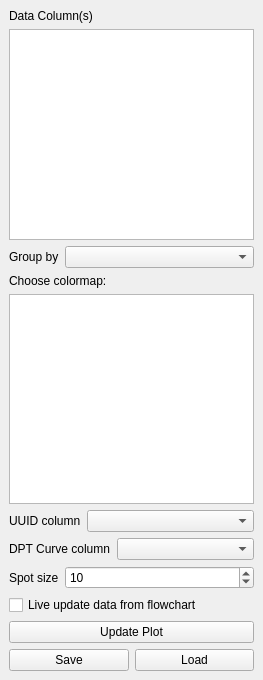
<?xml version="1.0" encoding="UTF-8"?>
<ui version="4.0">
 <class>ControlWidget</class>
 <widget class="QDockWidget" name="ControlWidget">
  <property name="geometry">
   <rect>
    <x>0</x>
    <y>0</y>
    <width>263</width>
    <height>680</height>
   </rect>
  </property>
  <property name="windowTitle">
   <string>Co&amp;ntrols</string>
  </property>
  <widget class="QWidget" name="dockWidgetContents">
   <layout class="QVBoxLayout" name="verticalLayout">
    <item>
     <widget class="QLabel" name="label">
      <property name="text">
       <string>Data Column(s)</string>
      </property>
     </widget>
    </item>
    <item>
     <widget class="ListWidget" name="listWidgetDataColumns"/>
    </item>
    <item>
     <layout class="QHBoxLayout" name="horizontalLayout">
      <item>
       <widget class="QLabel" name="label_2">
        <property name="text">
         <string>Group by</string>
        </property>
       </widget>
      </item>
      <item>
       <widget class="ComboBox" name="comboBoxGroupBy">
        <property name="sizePolicy">
         <sizepolicy hsizetype="MinimumExpanding" vsizetype="Fixed">
          <horstretch>0</horstretch>
          <verstretch>0</verstretch>
         </sizepolicy>
        </property>
       </widget>
      </item>
     </layout>
    </item>
    <item>
     <widget class="QLabel" name="label_7">
      <property name="text">
       <string>Choose colormap:</string>
      </property>
     </widget>
    </item>
    <item>
     <widget class="ColormapListWidget" name="listWidgetColormap"/>
    </item>
    <item>
     <layout class="QHBoxLayout" name="horizontalLayout_2">
      <item>
       <widget class="QLabel" name="label_4">
        <property name="text">
         <string>UUID column</string>
        </property>
       </widget>
      </item>
      <item>
       <widget class="ComboBox" name="comboBoxUUIDColumn">
        <property name="sizePolicy">
         <sizepolicy hsizetype="MinimumExpanding" vsizetype="Fixed">
          <horstretch>0</horstretch>
          <verstretch>0</verstretch>
         </sizepolicy>
        </property>
       </widget>
      </item>
     </layout>
    </item>
    <item>
     <layout class="QHBoxLayout" name="horizontalLayout_3">
      <item>
       <widget class="QLabel" name="label_9">
        <property name="text">
         <string>DPT Curve column</string>
        </property>
       </widget>
      </item>
      <item>
       <widget class="ComboBox" name="comboBoxDPTCurve">
        <property name="sizePolicy">
         <sizepolicy hsizetype="MinimumExpanding" vsizetype="Fixed">
          <horstretch>0</horstretch>
          <verstretch>0</verstretch>
         </sizepolicy>
        </property>
       </widget>
      </item>
     </layout>
    </item>
    <item>
     <layout class="QHBoxLayout" name="horizontalLayout_5">
      <item>
       <widget class="QLabel" name="label_5">
        <property name="text">
         <string>Spot size</string>
        </property>
       </widget>
      </item>
      <item>
       <widget class="QSpinBox" name="spinBoxSpotSize">
        <property name="sizePolicy">
         <sizepolicy hsizetype="MinimumExpanding" vsizetype="Fixed">
          <horstretch>0</horstretch>
          <verstretch>0</verstretch>
         </sizepolicy>
        </property>
        <property name="minimum">
         <number>1</number>
        </property>
        <property name="maximum">
         <number>999</number>
        </property>
        <property name="singleStep">
         <number>1</number>
        </property>
        <property name="value">
         <number>10</number>
        </property>
       </widget>
      </item>
     </layout>
    </item>
    <item>
     <widget class="QCheckBox" name="checkBoxLiveUpdateFromFlowchart">
      <property name="text">
       <string>Live update data from flowchart</string>
      </property>
      <property name="checked">
       <bool>false</bool>
      </property>
     </widget>
    </item>
    <item>
     <widget class="QPushButton" name="pushButtonUpdatePlot">
      <property name="text">
       <string>Update Plot</string>
      </property>
     </widget>
    </item>
    <item>
     <layout class="QHBoxLayout" name="horizontalLayout_4">
      <item>
       <widget class="QPushButton" name="pushButtonSave">
        <property name="text">
         <string>Save</string>
        </property>
       </widget>
      </item>
      <item>
       <widget class="QPushButton" name="pushButtonLoad">
        <property name="text">
         <string>Load</string>
        </property>
       </widget>
      </item>
     </layout>
    </item>
   </layout>
  </widget>
 </widget>
 <customwidgets>
  <customwidget>
   <class>ColormapListWidget</class>
   <extends>QListWidget</extends>
   <header>...utils</header>
  </customwidget>
  <customwidget>
   <class>ComboBox</class>
   <extends>QComboBox</extends>
   <header>....pyqtgraphCore.widgets.ComboBox</header>
  </customwidget>
  <customwidget>
   <class>ListWidget</class>
   <extends>QListWidget</extends>
   <header>....pyqtgraphCore.widgets.ListWidget</header>
  </customwidget>
 </customwidgets>
 <resources/>
 <connections/>
</ui>
